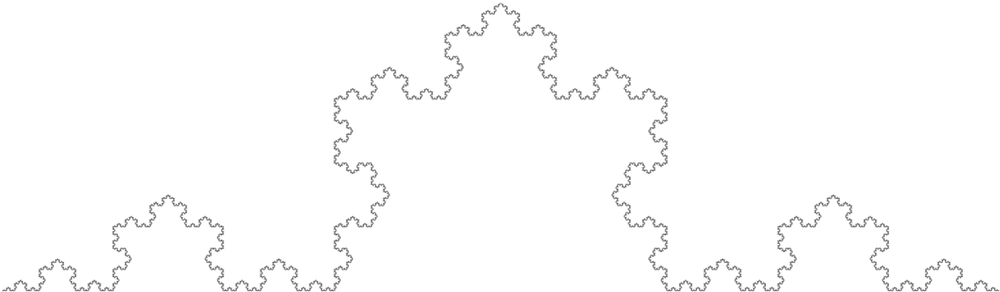
#> input picture media/Koch_curve.png, 1000 x 292 px, shrunk from 1735 x 507 before the run, found by its file name
$ jupyter execute mink_dim_koch.ipynb
#> lines starting #> are read from the running program, lines starting #| are printed output that depends on the picture
[cell 1]
# Пакеты
import numpy as np
import matplotlib.pyplot as plt
from PIL import Image, ImageEnhance

[cell 2]
# Импорт изображения фрактала
img = Image.open("media/Koch_curve.png")
#> img is the input picture: PIL image 1000x292 RGBA; mean R, G, B, A 252.2, 252.2, 252.2, 255
img

[cell 3]
# Изменение контраста
enhancer = ImageEnhance.Contrast(img)
img_high_contrast = enhancer.enhance(5)
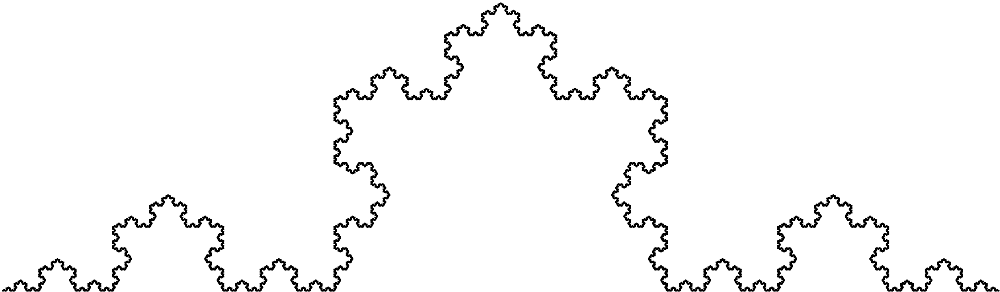
#> img_high_contrast: PIL image 1000x292 RGBA; mean R, G, B, A 247.1, 247.1, 247.1, 255
img_high_contrast

[cell 4]
# Берем массив из изображения
img_array = np.asarray(img_high_contrast)

[cell 5]
# Размеры изображения в пикселях
img_array.shape
#> Out = (292, 1000, 4)

[cell 6]
fig,axs = plt.subplots(1,figsize=(15,5))

# Наложение изображения
axs.imshow(img_array, cmap='gray')

# Настройка шага сетки
varepsilon = 80

x_ticks = np.arange(0, img_array.shape[1], varepsilon)
y_ticks = np.arange(0, img_array.shape[0], varepsilon)
#> y_ticks = [0, 80, 160, 240]

axs.set_xticks(x_ticks)
axs.set_yticks(y_ticks)

axs.grid(color='black', linestyle='-', linewidth=1)

plt.show()


# Пример крупной сетки
fig1,axs = plt.subplots(1,figsize=(15,5))
axs.imshow(img_array, cmap='gray')
varepsilon = 200

x_ticks = np.arange(0, img_array.shape[1], varepsilon)
#> x_ticks = [0, 200, 400, 600, 800]
y_ticks = np.arange(0, img_array.shape[0], varepsilon)
#> y_ticks = [0, 200]

axs.set_xticks(x_ticks)
axs.set_yticks(y_ticks)

axs.grid(color='black', linestyle='-', linewidth=1)

plt.show()

[cell 7]
# Подсчет толщины линии
black_height = 10**9
current_height = 0

for x_coordinate in range(0, img_array.shape[1], 10):  # Итерируем по каждому столбцу
    column = img_array[:, x_coordinate]

    # Порог для темноты пикселей
    threshold = 50

    # Индексы строк, где есть черные пиксели
    black_pixel_indices = np.where(column < threshold)[0]
    black_pixel_indices = np.unique(black_pixel_indices)

    # Переменная для подсчета максимальной высоты подряд идущих черных пикселей
    for i in range(1, len(black_pixel_indices)):
        if black_pixel_indices[i] == black_pixel_indices[i-1] + 1:  # Если подряд
            current_height += 1

    current_height += 1
    black_height = min(black_height, current_height)
    current_height = 1
#> this loop made 100 passes
#> black_pixel_indices on passes 2, 3, 4, 6, 7, 8, 9, 10, 11, 12, 13, 14: [288, 289, 290], [280, 281], [288, 290], [268, 269], [261, 262], [266, 267, 268, 278, 279, 280, 281, 282], [288, 289, 290], [282, 283, 286, 287], [283, 284, 285, 286, 288, 289, 290], [289, 290], [224, 225, 226, 248, 249, 250, 251, 266, 267, 268, 269], [216, 217, 218, 256, 257, 258, 259, 260]


if black_height == 10**9:
    black_height = 1

black_height
#> Out = 1

[cell 8]
varepsilon = 80
cell_count = 0
threshold = black_height

for i in range(0, img_array.shape[0], varepsilon):
    for j in range(0, img_array.shape[1], varepsilon):
        # Определяем текущую ячейку
        cell = img_array[i:i+varepsilon, j:j+varepsilon]

        # Определяем не белые пиксели
        black_pixels = np.sum(cell < 50)/3 # Делим на 3, так как убираем учет трех цветов RGB

        # Если не белых пикселей больше порога, учитываем ячейку
        if black_pixels > threshold/2*varepsilon:
           cell_count += 1

        black_pixels = 0
#> after the loop, cell_count = 27

cell_count
#> Out = 27

[cell 9]
varepsilon_array = np.arange(black_height + 1, 150, 1)
N_array = []

for e in varepsilon_array:
    cell_count = 0
    threshold = black_height

    for i in range(0, img_array.shape[0], e):
        for j in range(0, img_array.shape[1], e):
            cell = img_array[i:i+e, j:j+e]

            black_pixels = np.sum(cell < 50)/3

            if black_pixels > threshold/2*e:
               cell_count += 1

    N_array.append(cell_count)
#> after the loop, N_array = 148 values, max 2304 at index 0, min 9 at index 143, mean 99.9

[cell 10]
# Создание массивов для построения графика
log_1_e = np.array([np.log(1/e) for e in varepsilon_array])
log_N = np.array([np.log(n) for n in N_array])
#> log_N = 148 values, max 7.74 at index 0, min 2.2 at index 143, mean 3.67

[cell 11]
plt.errorbar(log_1_e, log_N, fmt='o', capsize=1, linestyle='none', markersize=5,)

coefficients, cov = np.polyfit(log_1_e, log_N, 1, cov=True)
#> coefficients = [1.23, 8.68]; cov = [[0.000141, 0.000573], [0.000573, 0.00243]]
polynomial = np.poly1d(coefficients)
fit_values = polynomial(log_1_e)
#> fit_values = 148 values, max 7.82 at index 0, min 2.5 at index 147, mean 3.67
slope = round(np.sqrt(cov[0][0]), 5)
#> slope = 0.0119
plt.plot(log_1_e, fit_values)
k = coefficients[0]
#> k = 1.23

plt.show()
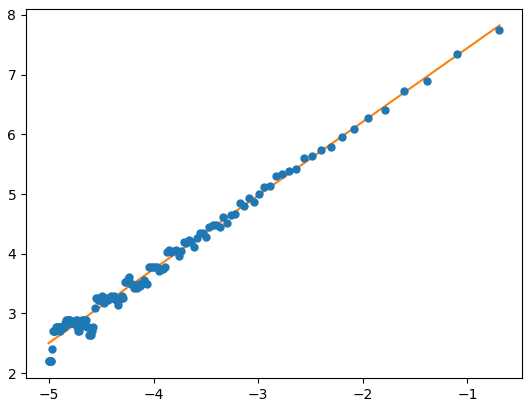
#> figure drawn by matplotlib, 1 panel

print(f"k = {k:.4f}")
#| k = 1.2346

$ run again, with media/contrast.png copied over media/Koch_curve.png
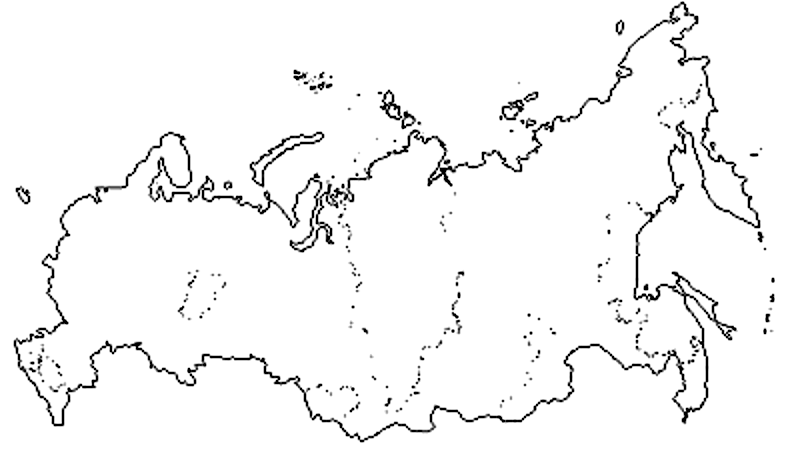
#> input picture media/contrast.png, 800 x 460 px, found by its file name
#> img is the input picture: PIL image 800x460 RGBA; mean R, G, B, A 245.5, 245.5, 245.5, 255
#> `img_high_contrast = enhancer.enhance(5)`:
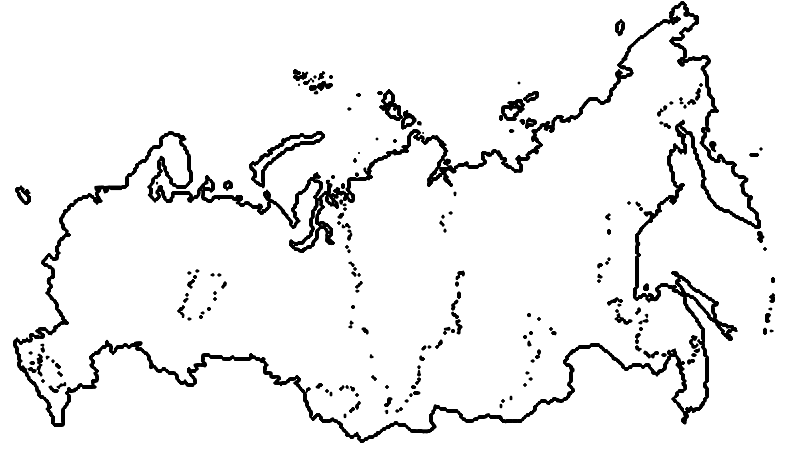
#> img_high_contrast: PIL image 800x460 RGBA; mean R, G, B, A 239.4, 239.4, 239.4, 255
#> the loop `for x_coordinate in range(0, img_array.shape[1], 10):` made 80 passes
#> black_pixel_indices on passes 9, 13, 14, 23, 48, 49, 50: [197, 198, 199, 200, 383, 384, 385, 386], [186, 187, 188, 189, 345, 346, 347, 348], [173, 174, 175, 176, 344, 345, 346, 347], [195, 196, 197, 198, 274, 275, 355, 356, 357, 358], [165, 166, 167, 168, 419, 420, 421, 422], [163, 164, 165, 166, 415, 416, 417, 418], [153, 154, 155, 415, 416, 417, 418]
#> after the loop `for i in range(0, img_array.shape[0], varepsilon):`: cell_count = 46
#> after the loop `for e in varepsilon_array:`: N_array = 148 values, max 6484 at index 0, min 16 at index 144, mean 212.5
#> log_N = 148 values, max 8.78 at index 0, min 2.77 at index 144, mean 4.22
#> coefficients = [1.37, 9.77]; cov = [[3.63e-05, 0.000147], [0.000147, 0.000625]]
#> fit_values = 148 values, max 8.82 at index 0, min 2.92 at index 147, mean 4.22
#> slope = 0.00602
#> k = 1.37
#> `plt.show()`:
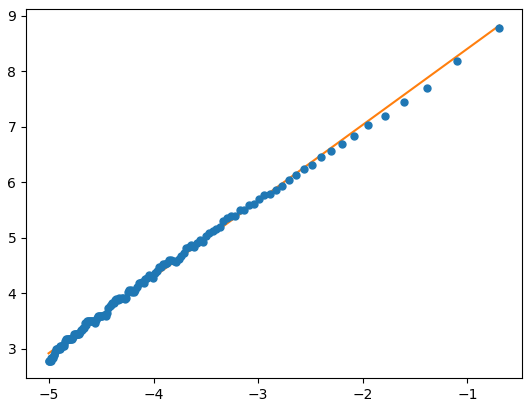
#> figure drawn by matplotlib, 1 panel
#| k = 1.3696

$ run again, with media/dragon.png copied over media/Koch_curve.png
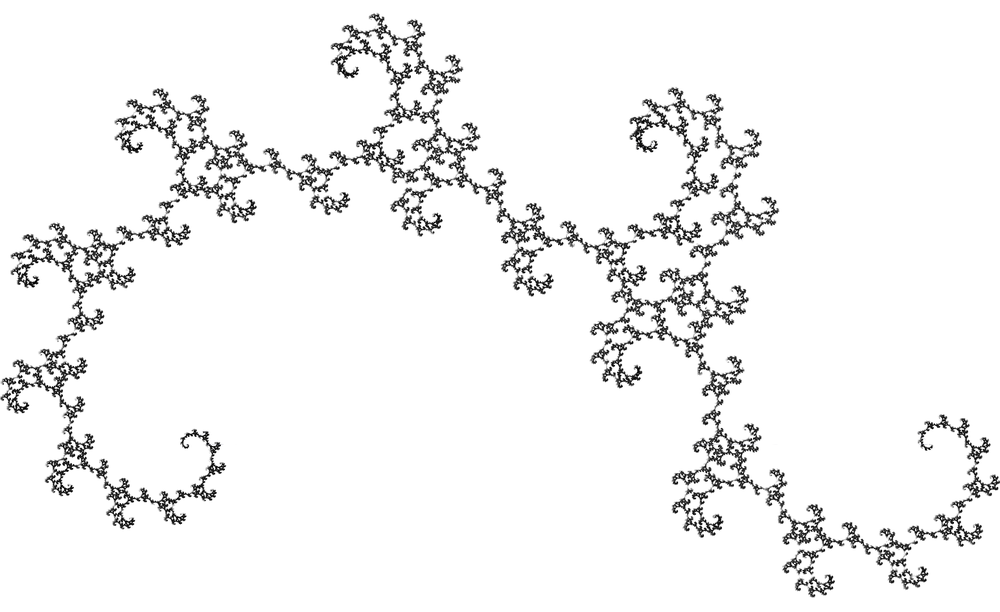
#> input picture media/dragon.png, 1000 x 612 px, shrunk from 1543 x 944 before the run, found by its file name
#> img is the input picture: PIL image 1000x612 RGBA; mean R, G, B, A 242.8, 242.8, 242.8, 255
#> `img_high_contrast = enhancer.enhance(5)`:
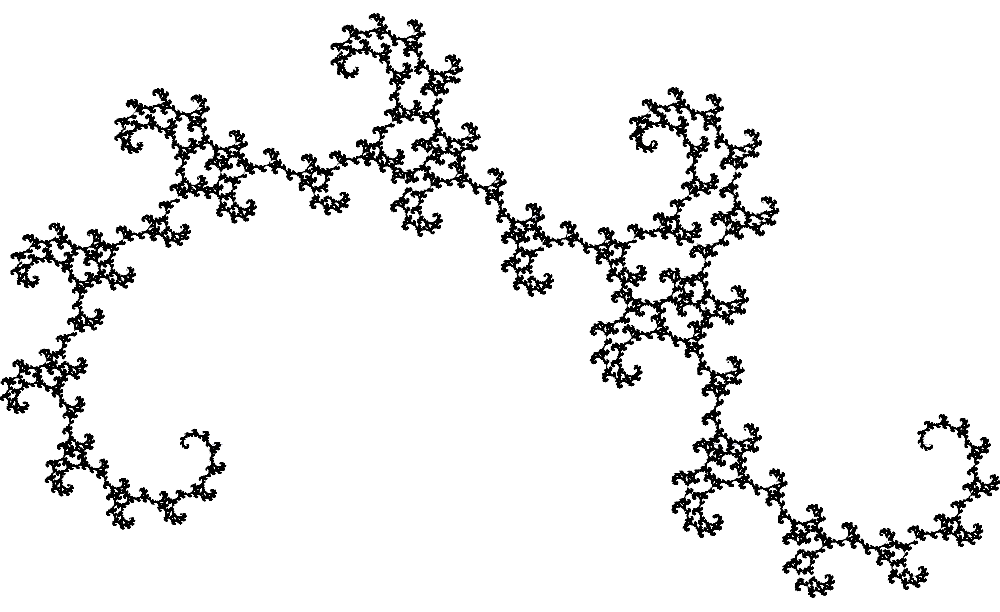
#> img_high_contrast: PIL image 1000x612 RGBA; mean R, G, B, A 235.2, 235.2, 235.2, 255
#> the loop `for x_coordinate in range(0, img_array.shape[1], 10):` made 100 passes
#> black_pixel_indices on passes 1, 27, 28, 29, 30, 33, 49: [397, 398, 399], [165, 166, 167, 168, 169], [149, 150, 153, 154, 155, 156, 157, 164, 165, 166], [159, 160, 161, 162, 163, 164, 165, 166, 167], [169, 170, 171, 172, 173, 174, 175, 177, 178, 179, 180], [169, 170, 171, 172, 173, 186, 187, 188, 190, 191, 202, 203], [137, 185, 186, 187]
#> after the loop `for i in range(0, img_array.shape[0], varepsilon):`: cell_count = 49
#> after the loop `for e in varepsilon_array:`: N_array = 146 values, max 3309 at index 0, min 20 at index 143, mean 186.3
#> log_N = 146 values, max 8.1 at index 0, min 3 at index 143, mean 4.27
#> coefficients = [1.43, 10.14]; cov = [[2.24e-05, 9.18e-05], [9.18e-05, 0.000391]]
#> fit_values = 146 values, max 8.15 at index 0, min 2.97 at index 145, mean 4.27
#> slope = 0.00473
#> k = 1.43
#> `plt.show()`:
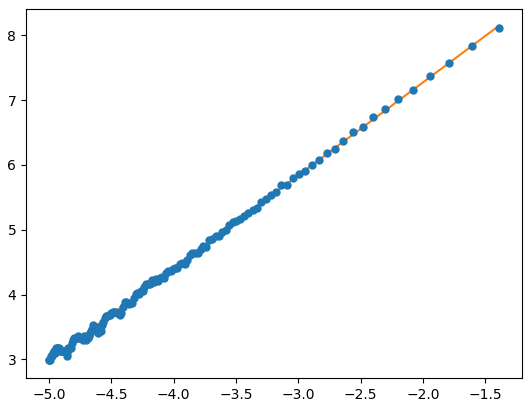
#> figure drawn by matplotlib, 1 panel
#| k = 1.4326
